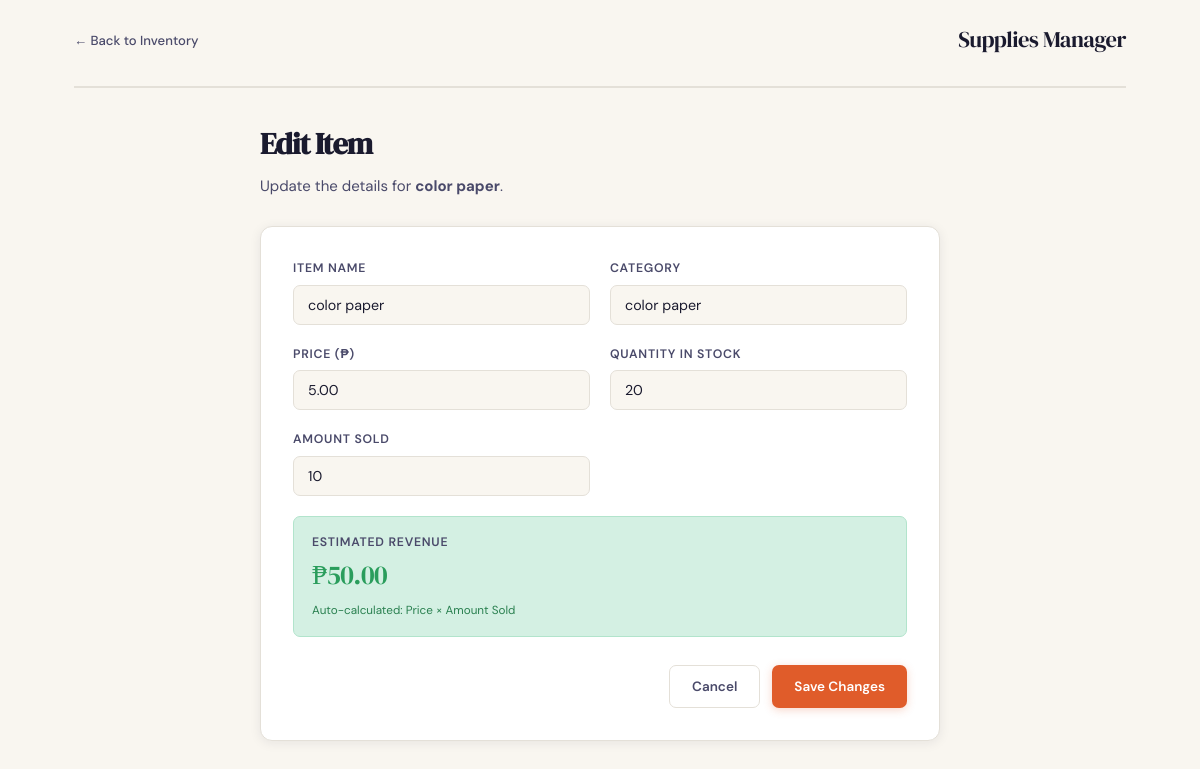
/edit.php?id=5, run on the app's committed database.
### tables this page shows
CREATE TABLE `supplies` (
  `id`          INT(11)          NOT NULL,
  `item`        VARCHAR(100)     DEFAULT NULL,
  `category`    VARCHAR(100)     DEFAULT NULL,
  `quantity`    INT(11)          DEFAULT NULL,
  `price`       DECIMAL(10, 2)   DEFAULT NULL,    
  `amount_sold` INT(11)          DEFAULT NULL,
  `revenue`     DECIMAL(10, 2)   DEFAULT NULL     
);

### edit.php (the view, shortened to what this page needs)
<?php
include 'database.php';
$id = intval($_GET['id']);
$stmt = $conn->prepare("SELECT * FROM supplies WHERE id = ?");
$stmt->bind_param("i", $id);
$stmt->execute();
$result = $stmt->get_result();
$row = $result->fetch_assoc();
?>
<!DOCTYPE html>
<html lang="en">
<head>
    <link rel="stylesheet" href="style.css">
</head>
<body>
    <div class="page-wrapper">
        <nav class="topbar">
            <a href="index.php" class="nav-back">← Back to Inventory</a>
            <span class="nav-title">Supplies Manager</span>
        </nav>
        <div class="form-container">
            <div class="form-header">
                <h1>Edit Item</h1>
                <p>Update the details for <strong><?php echo htmlspecialchars($row['item']); ?></strong>.</p>
            </div>
            <form method="POST" class="supply-form">
                <div class="form-grid">
                    <div class="form-group">
                        <label for="item">Item Name</label>
                        <input type="text" id="item" name="item" required
                               value="<?php echo htmlspecialchars($row['item']); ?>">
                    </div>
                    <div class="form-group">
                        <label for="category">Category</label>
                        <input type="text" id="category" name="category" required
                               value="<?php echo htmlspecialchars($row['category']); ?>">
                    </div>
                    <div class="form-group">
                        <label for="price">Price (₱)</label>
                        <input type="number" id="price" name="price" step="0.01" min="0.01" required
                               value="<?php echo htmlspecialchars($row['price']); ?>"
                               oninput="calcRevenue()">
                    </div>
                    <div class="form-group">
                        <label for="quantity">Quantity in Stock</label>
                        <input type="number" id="quantity" name="quantity" min="0" required
                               value="<?php echo htmlspecialchars($row['quantity']); ?>">
                    </div>
                    <div class="form-group">
                        <label for="amount_sold">Amount Sold</label>
                        <input type="number" id="amount_sold" name="amount_sold" min="0" required
                               value="<?php echo htmlspecialchars($row['amount_sold']); ?>"
                               oninput="calcRevenue()">
                    </div>
                    <div class="form-group revenue-preview">
                        <label>Estimated Revenue</label>
                        <div class="revenue-display" id="revenueDisplay">
                            ₱<?php echo number_format($row['revenue'], 2); ?>
                        </div>
                        <small>Auto-calculated: Price × Amount Sold</small>
                    </div>
                </div>
                <div class="form-actions">
                    <a href="index.php" class="btn btn-secondary">Cancel</a>
                    <button type="submit" name="update" class="btn btn-primary">Save Changes</button>
                </div>
            </form>
        </div>
    </div>
</body>
</html>

### style.css (style rules this page uses)
*, *::before, *::after { box-sizing: border-box; margin: 0; padding: 0; }
:root { --cream: #f9f6f0; --paper: #ffffff; --ink: #1a1a2e; --ink-soft: #4a4a6a; --accent: #e05c2a; --accent-lt:#fde8df; --green: #2a9d5c; --green-lt: #d4f0e3; --border: #e4e0d8; --shadow: 0 2px 12px rgba(26,26,46,0.08); --shadow-lg:0 8px 32px rgba(26,26,46,0.13); --radius: 12px; --radius-sm:7px; --font-display: 'DM Serif Display', Georgia, serif; --font-body: 'DM Sans', sans-serif; }
html, body { min-height: 100vh; background: var(--cream); font-family: var(--font-body); color: var(--ink); font-size: 15px; line-height: 1.6; }
.page-wrapper { max-width: 1100px; margin: 0 auto; padding: 0 24px 60px; }
.topbar { display: flex; align-items: center; justify-content: space-between; padding: 22px 0 28px; border-bottom: 2px solid var(--border); margin-bottom: 32px; }
.nav-title { font-family: var(--font-display); font-size: 1.5rem; color: var(--ink); letter-spacing: -0.02em; }
.nav-back { font-size: 0.875rem; color: var(--ink-soft); text-decoration: none; font-weight: 500; transition: color 0.2s; }
.btn { display: inline-flex; align-items: center; gap: 6px; padding: 10px 22px; border-radius: var(--radius-sm); font-family: var(--font-body); font-size: 0.9rem; font-weight: 600; text-decoration: none; cursor: pointer; border: none; transition: all 0.18s ease; }
.btn-primary { background: var(--accent); color: #fff; box-shadow: 0 2px 8px rgba(224,92,42,0.25); }
.btn-secondary { background: var(--paper); color: var(--ink-soft); border: 1.5px solid var(--border); }
.form-container { max-width: 680px; margin: 0 auto; }
.form-header { margin-bottom: 28px; }
.form-header h1 { font-family: var(--font-display); font-size: 2rem; letter-spacing: -0.03em; margin-bottom: 6px; }
.form-header p { color: var(--ink-soft); }
.supply-form { background: var(--paper); border: 1.5px solid var(--border); border-radius: var(--radius); padding: 32px; box-shadow: var(--shadow); }
.form-grid { display: grid; grid-template-columns: 1fr 1fr; gap: 20px; margin-bottom: 28px; }
.form-group { display: flex; flex-direction: column; gap: 6px; }
.form-group label { font-size: 0.82rem; font-weight: 600; text-transform: uppercase; letter-spacing: 0.06em; color: var(--ink-soft); }
.form-group input { padding: 10px 14px; border: 1.5px solid var(--border); border-radius: var(--radius-sm); font-family: var(--font-body); font-size: 0.95rem; color: var(--ink); background: var(--cream); outline: none; transition: border-color 0.2s, background 0.2s; }
.revenue-preview { grid-column: span 2; background: var(--green-lt); border-radius: var(--radius-sm); padding: 16px 18px; border: 1.5px solid #b2e4cc; }
.revenue-display { font-family: var(--font-display); font-size: 1.8rem; color: var(--green); letter-spacing: -0.02em; line-height: 1.2; }
.revenue-preview small { font-size: 0.78rem; color: #2a8050; display: block; margin-top: 4px; }
.form-actions { display: flex; justify-content: flex-end; gap: 12px; }

### data on the page
supplies: item "color paper", category "color paper", price "5.00", quantity "20", amount_sold "10", revenue "50.00"
